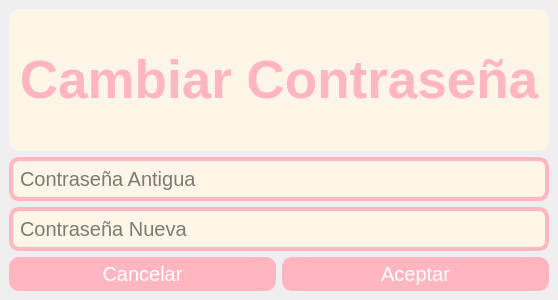
<?xml version="1.0" encoding="UTF-8"?>
<ui version="4.0">
 <class>ChangePasswordWindow</class>
 <widget class="QMainWindow" name="ChangePasswordWindow">
  <property name="geometry">
   <rect>
    <x>0</x>
    <y>0</y>
    <width>555</width>
    <height>300</height>
   </rect>
  </property>
  <property name="windowTitle">
   <string>Cambiar Contraseña</string>
  </property>
  <widget class="QWidget" name="centralwidget">
   <layout class="QVBoxLayout" name="verticalLayout">
    <item>
     <layout class="QVBoxLayout" name="verticalLayout_2">
      <item>
       <widget class="QLabel" name="label_3">
        <property name="enabled">
         <bool>true</bool>
        </property>
        <property name="font">
         <font>
          <family>Arial</family>
          <pointsize>40</pointsize>
          <weight>75</weight>
          <bold>true</bold>
         </font>
        </property>
        <property name="styleSheet">
         <string>color: #FFB6C1; border-radius: 10px; background-color: #FDF5E6; padding: 10px;</string>
        </property>
        <property name="text">
         <string>Cambiar Contraseña</string>
        </property>
        <property name="textFormat">
         <enum>Qt::AutoText</enum>
        </property>
        <property name="alignment">
         <set>Qt::AlignCenter</set>
        </property>
       </widget>
      </item>
      <item>
       <layout class="QVBoxLayout" name="verticalLayout_3">
        <item>
         <layout class="QHBoxLayout" name="horizontalLayout">
          <item>
           <layout class="QVBoxLayout" name="verticalLayout_4"/>
          </item>
          <item>
           <layout class="QVBoxLayout" name="verticalLayout_5">
            <item>
             <widget class="QLineEdit" name="old_password_imp">
              <property name="sizePolicy">
               <sizepolicy hsizetype="Expanding" vsizetype="Fixed">
                <horstretch>0</horstretch>
                <verstretch>0</verstretch>
               </sizepolicy>
              </property>
              <property name="autoFillBackground">
               <bool>false</bool>
              </property>
              <property name="styleSheet">
               <string notr="true">border: 4px solid #FFB6C1; border-radius: 10px; font-size: 20px; background-color: #FDF5E6; padding: 5px;</string>
              </property>
              <property name="placeholderText">
               <string>Contraseña Antigua</string>
              </property>
              <property name="clearButtonEnabled">
               <bool>true</bool>
              </property>
             </widget>
            </item>
            <item>
             <widget class="QLineEdit" name="new_password_imp">
              <property name="sizePolicy">
               <sizepolicy hsizetype="Expanding" vsizetype="Fixed">
                <horstretch>0</horstretch>
                <verstretch>0</verstretch>
               </sizepolicy>
              </property>
              <property name="styleSheet">
               <string notr="true">border: 4px solid #FFB6C1; border-radius: 10px; font-size: 20px; background-color: #FDF5E6; padding: 5px;</string>
              </property>
              <property name="placeholderText">
               <string>Contraseña Nueva</string>
              </property>
             </widget>
            </item>
           </layout>
          </item>
         </layout>
        </item>
        <item>
         <layout class="QHBoxLayout" name="horizontalLayout_2">
          <item>
           <widget class="QPushButton" name="cancel_btn">
            <property name="styleSheet">
             <string notr="true">background-color: #FFB6C1; color: white; border-radius: 10px; font-size: 20px; padding: 5px;</string>
            </property>
            <property name="text">
             <string>Cancelar</string>
            </property>
           </widget>
          </item>
          <item>
           <widget class="QPushButton" name="accept_btn">
            <property name="styleSheet">
             <string notr="true">background-color: #FFB6C1; color: white; border-radius: 10px; font-size: 20px; padding: 5px;</string>
            </property>
            <property name="text">
             <string>Aceptar</string>
            </property>
           </widget>
          </item>
         </layout>
        </item>
       </layout>
      </item>
     </layout>
    </item>
   </layout>
  </widget>
 </widget>
 <resources/>
 <connections/>
</ui>
